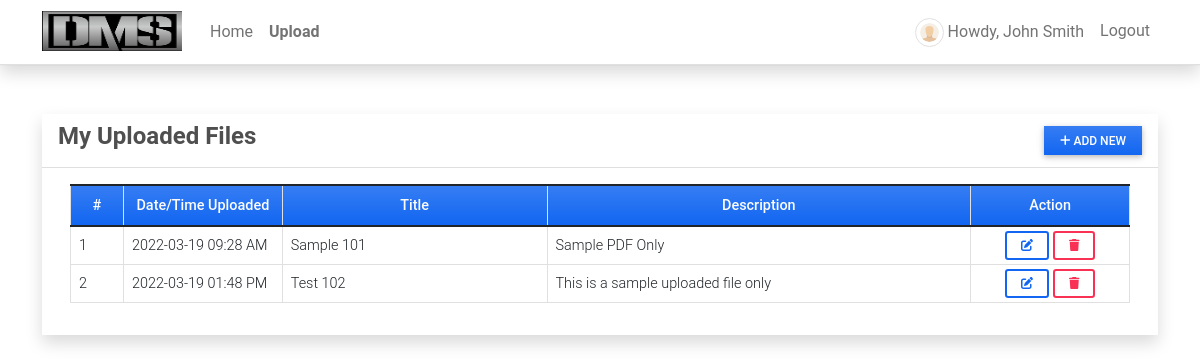
Page /my_posts (signed in) on the committed database.
### fmsApp/models.py (models this page shows, shortened)
class Post(models.Model):
    user = models.ForeignKey(User, on_delete=models.CASCADE)
    title = models.CharField(max_length=250)
    description = models.TextField(blank=True, null=True)
    file_path = models.FileField(upload_to='uploads/',blank=True, null=True)
    date_created = models.DateTimeField(default=timezone.now)
    date_updated = models.DateTimeField(auto_now=True)

### fmsApp/views.py (the view)
# urls.py: path('my_posts', views.posts_mgt, name='posts-page'),
@login_required
def posts_mgt(request):
    context['page_title'] = 'Uploads'
    posts = Post.objects.filter(user = request.user).order_by('title', '-date_created').all()
    context['posts'] = posts
    return render(request, 'posts_mgt.html', context)

### fmsApp/templates/posts_mgt.html (shortened to what this page needs)
{% extends 'base.html' %} {% block pageContent %}
<div class="col-lg-12 col-md-12 col-sm-12 col-xs-12">
    <div class="card card-default rounded-0 shadow ">
        <div class="card-header">
            <div class="d-flex w-100 align-items-center justify-content-between">
                <h4 class="card-title fw-bold">My Uploaded Files</h4>
                <div class="tools">
                    <button type="button" class="btn btn-primary rounded-0 bg-gradient btn-sm" id='add_new'><i class="fa fa-plus"></i> Add New</button>
                </div>
            </div>
        </div>
        <div class="card-body">
            <div class="container-fluid">
                <table class="table table-bordered" id="post-list">
                    <colgroup>
                        <col width="5%">
                        <col width="15%">
                        <col width="25%">
                        <col width="40%">
                        <col width="15%">
                    </colgroup>
                    <thead>
                        <tr class="bg-gradient bg-primary bg-opacity-50 text-light">
                            <th class="px-2 py-2 text-center">#</th>
                            <th class="px-2 py-2 text-center">Date/Time Uploaded</th>
                            <th class="px-2 py-2 text-center">Title</th>
                            <th class="px-2 py-2 text-center">Description</th>
                            <th class="px-2 py-2 text-center">Action</th>
                        </tr>
                    </thead>
                    <tbody>
                        {% for post in posts %}
                        <tr>
                            <td class="px-2 py-1 align-middle">{{ forloop.counter }}</td>
                            <td class="px-2 py-1 align-middle">{{ post.date_created|date:"Y-m-d h:i A" }}</td>
                            <td class="px-2 py-1 align-middle">{{ post.title }}</td>
                            <td class="px-2 py-1 align-middle"><p class="m-0 text-truncate">{{ post.description }}</p></td>
                            <td class="px-2 py-1 align-middle text-center">
                                <a class="btn btn-outline-primary btn-sm edit-data" href="javascript:void(0)" data-id="{{ post.pk }}" title="Edit">
                                    <i class="fa fa-edit"></i>
                                </a>
                                <button class="btn btn-outline-danger btn-sm delete-data" type="button" data-id="{{ post.pk }}" title="Delete">
                                    <i class="fa fa-trash"></i>
                                </button>
                            </td>
                        </tr>
                        {% endfor %}
                    </tbody>
                </table>
            </div>
        </div>
    </div>
</div>
{% endblock pageContent %}

### fmsApp/templates/topNavigation.html (shortened to what this page needs)
{% load static %}
<header>
    <nav class="navbar navbar-expand-lg navbar-light bg-white fixed-top shadow border-bottom">
        <div class="container">
            <a class="navbar-brand" target="_blank" href="{% url 'home-page' %}">
                <img src="{{ MEDIA_URL }}/default/dms.png" height="16" alt="{{ MEDIA_URL }}" loading="lazy" style="margin-top: -3px;" />
            </a>
            <div class="collapse navbar-collapse" id="navbarExample01">
                <ul class="navbar-nav me-auto mb-2 mb-lg-0" id="topNav">
                    {% if user.id %}
                    <li class="nav-item">
                        <a class="nav-link" aria-current="page" href="{% url 'home-page' %}">Home</a>
                    </li>
                    <li class="nav-item">
                        <a class="nav-link" aria-current="page" href="{% url 'posts-page' %}">Upload</a>
                    </li>
                    {% endif %}
                </ul>
                <ul class="navbar-nav d-flex flex-row">
                    {% if user.id %} {% if user.profile.user_type == 1 %} {% endif %}
                    <li class="nav-item me-3 me-lg-0">
                        <a class="nav-link" href="{% url 'profile' %}">
                            <span class="me-1"><img src="{{ MEDIA_URL }}/default/default-avatar.png" alt="User Avatar" id="user-avatar" class="img-thumbnail rounded-circle"></span>Howdy, {{ user.first_name }} {{user.last_name}}
                        </a>
                    </li>
                    <li class="nav-item me-3 me-lg-0">
                        <a class="nav-link" href="{% url 'logout' %}">Logout</a>
                    </li>
                    {% endif %}
                </ul>
            </div>
        </div>
    </nav>
</header>

### static/assets/default/css/style.css (style rules this page uses)
html, body { height: 100%; width: 100%; max-height: 100%; overflow: auto; display: flex; flex-direction: column; }
body>header { flex-shrink: auto; }
#user-avatar { width: 1.8rem; height: 1.8rem; object-fit: scale-down; object-position: center center; }
.navbar-brand>img { width: 7em; height: 2em; }
.nav-item.active a.nav-link { font-weight: bolder !important; }

### rows in the picture
Post: date_created "2022-03-19 09:28 AM", title "Sample 101", description "Sample PDF Only"
Post: date_created "2022-03-19 01:48 PM", title "Test 102", description "This is a sample uploaded file only"

### other values in the picture
{{ user.first_name }} "John"
{{ user.last_name }} "Smith"
